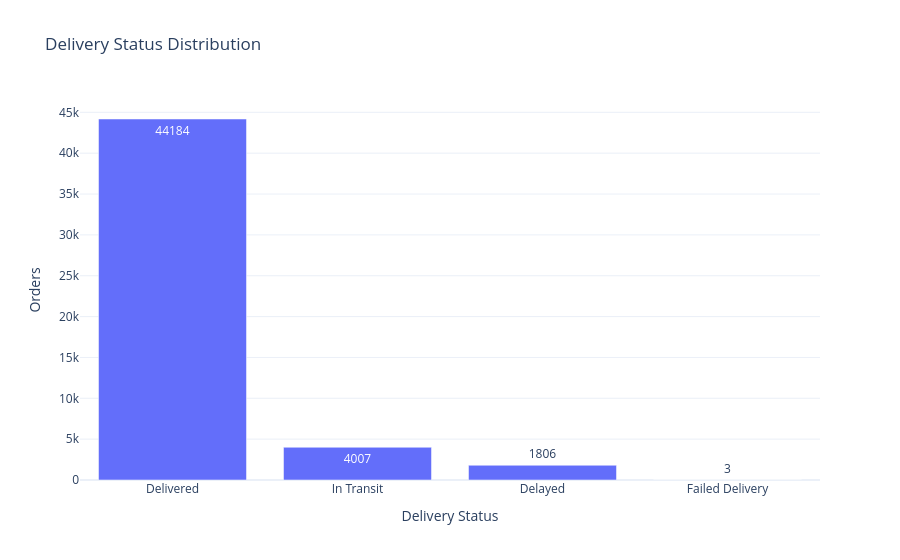

Source (notebook cell):
### Code cell
fig = px.bar(
    status_counts,
    x="Delivery Status",
    y="Orders",
    title="Delivery Status Distribution",
    text="Orders"
)

fig.update_layout(
    template="plotly_white"
)

fig.show()

### Figure 1 — Plotly figure (JSON) as saved in the notebook; plotly's stock layout.template omitted (floating-point values rounded to 4 significant figures)
{"data": [{"hovertemplate": "Delivery Status=%{x}<br>Orders=%{text}<extra></extra>", "legendgroup": "", "marker": {"color": "#636efa", "pattern": {"shape": ""}}, "name": "", "orientation": "v", "showlegend": false, "text": [44180.0, 4007.0, 1806.0, 3.0], "textposition": "auto", "type": "bar", "x": ["Delivered", "In Transit", "Delayed", "Failed Delivery"], "xaxis": "x", "y": [44184, 4007, 1806, 3], "yaxis": "y"}], "layout": {"barmode": "relative", "legend": {"tracegroupgap": 0}, "title": {"text": "Delivery Status Distribution"}, "xaxis": {"anchor": "y", "domain": [0, 1], "title": {"text": "Delivery Status"}}, "yaxis": {"anchor": "x", "domain": [0, 1], "title": {"text": "Orders"}}}}
